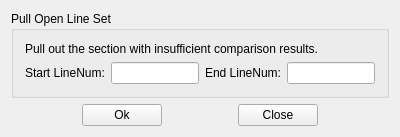
<?xml version="1.0" encoding="UTF-8"?>
<ui version="4.0">
 <class>AlignWinClass</class>
 <widget class="QWidget" name="AlignWinClass">
  <property name="geometry">
   <rect>
    <x>0</x>
    <y>0</y>
    <width>400</width>
    <height>136</height>
   </rect>
  </property>
  <property name="maximumSize">
   <size>
    <width>400</width>
    <height>150</height>
   </size>
  </property>
  <property name="windowTitle">
   <string>Pull Open</string>
  </property>
  <property name="windowIcon">
   <iconset resource="RealCompare.qrc">
    <normaloff>:/Resources/img/main.png</normaloff>:/Resources/img/main.png</iconset>
  </property>
  <layout class="QVBoxLayout" name="verticalLayout">
   <item>
    <widget class="QGroupBox" name="groupBox">
     <property name="maximumSize">
      <size>
       <width>400</width>
       <height>150</height>
      </size>
     </property>
     <property name="title">
      <string>Pull Open Line Set</string>
     </property>
     <layout class="QVBoxLayout" name="verticalLayout_2">
      <item>
       <widget class="QLabel" name="label_3">
        <property name="text">
         <string>Pull out the section with insufficient comparison results.</string>
        </property>
       </widget>
      </item>
      <item>
       <layout class="QHBoxLayout" name="horizontalLayout">
        <item>
         <widget class="QLabel" name="label">
          <property name="text">
           <string>Start LineNum:</string>
          </property>
         </widget>
        </item>
        <item>
         <widget class="QLineEdit" name="leftStart">
          <property name="maxLength">
           <number>11</number>
          </property>
         </widget>
        </item>
        <item>
         <widget class="QLabel" name="label_2">
          <property name="text">
           <string>End LineNum:</string>
          </property>
         </widget>
        </item>
        <item>
         <widget class="QLineEdit" name="leftEnd">
          <property name="maxLength">
           <number>11</number>
          </property>
         </widget>
        </item>
       </layout>
      </item>
     </layout>
    </widget>
   </item>
   <item>
    <layout class="QHBoxLayout" name="horizontalLayout_4">
     <item>
      <spacer name="horizontalSpacer">
       <property name="orientation">
        <enum>Qt::Horizontal</enum>
       </property>
       <property name="sizeHint" stdset="0">
        <size>
         <width>40</width>
         <height>20</height>
        </size>
       </property>
      </spacer>
     </item>
     <item>
      <widget class="QPushButton" name="pushButton">
       <property name="text">
        <string>Ok</string>
       </property>
      </widget>
     </item>
     <item>
      <spacer name="horizontalSpacer_3">
       <property name="orientation">
        <enum>Qt::Horizontal</enum>
       </property>
       <property name="sizeHint" stdset="0">
        <size>
         <width>40</width>
         <height>20</height>
        </size>
       </property>
      </spacer>
     </item>
     <item>
      <widget class="QPushButton" name="pushButton_2">
       <property name="text">
        <string>Close</string>
       </property>
      </widget>
     </item>
     <item>
      <spacer name="horizontalSpacer_2">
       <property name="orientation">
        <enum>Qt::Horizontal</enum>
       </property>
       <property name="sizeHint" stdset="0">
        <size>
         <width>40</width>
         <height>20</height>
        </size>
       </property>
      </spacer>
     </item>
    </layout>
   </item>
  </layout>
 </widget>
 <layoutdefault spacing="6" margin="11"/>
 <resources>
  <include location="RealCompare.qrc"/>
 </resources>
 <connections>
  <connection>
   <sender>pushButton</sender>
   <signal>clicked()</signal>
   <receiver>AlignWinClass</receiver>
   <slot>slot_ok()</slot>
   <hints>
    <hint type="sourcelabel">
     <x>132</x>
     <y>78</y>
    </hint>
    <hint type="destinationlabel">
     <x>158</x>
     <y>106</y>
    </hint>
   </hints>
  </connection>
  <connection>
   <sender>pushButton_2</sender>
   <signal>clicked()</signal>
   <receiver>AlignWinClass</receiver>
   <slot>close()</slot>
   <hints>
    <hint type="sourcelabel">
     <x>301</x>
     <y>83</y>
    </hint>
    <hint type="destinationlabel">
     <x>353</x>
     <y>110</y>
    </hint>
   </hints>
  </connection>
 </connections>
 <slots>
  <slot>slot_ok()</slot>
 </slots>
</ui>
